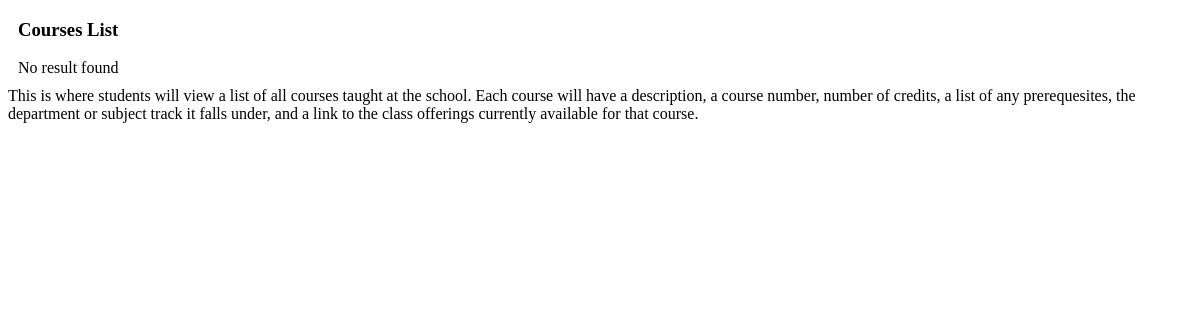
Before: /courses_student.php with the older database file.
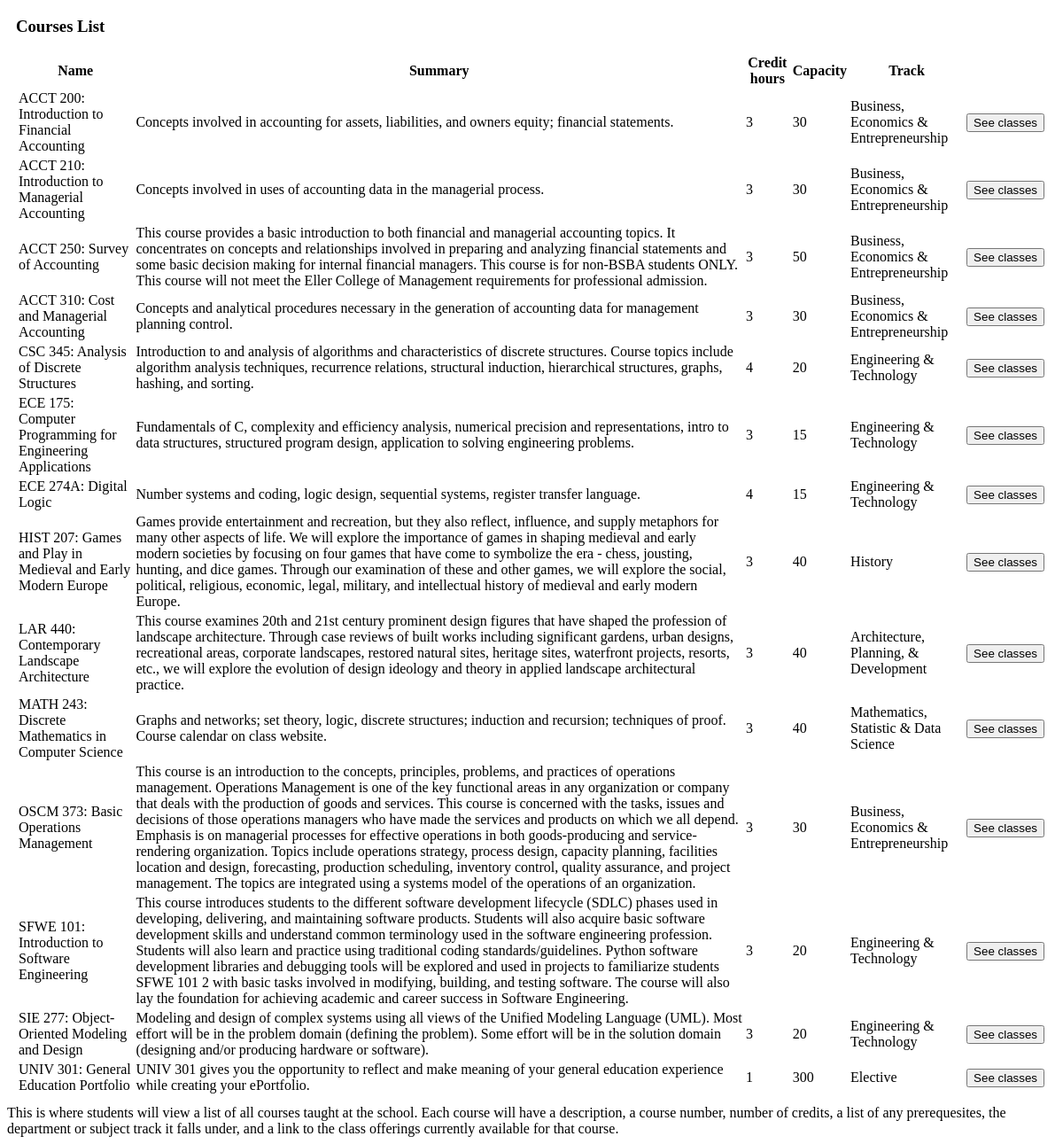
After: the same page with the newer database file.
### tables this page shows
CREATE TABLE `courses` (
  `course_id` varchar(10) NOT NULL,
  `course_name` varchar(100) NOT NULL,
  `summary` varchar(1000) DEFAULT NULL,
  `credits` int(11) NOT NULL,
  `track_id` int(11) NOT NULL,
  `prerequesites` tinyint(1) DEFAULT NULL,
  `default_max_capacity` int(11) DEFAULT NULL
);

CREATE TABLE `subject_tracks` (
  `track_id` int(11) NOT NULL,
  `track_name` varchar(45) NOT NULL
);

### courses_student.php (the view, shortened to what this page needs)
<!DOCTYPE html>
<html lang="en">
<head>
</head>
<body>
    <div class="bs-example">
            <div class="row">
                <div class="col-md-12">
                    <div class="page-header clearfix">
                        <h3 class="pull-left">Courses List</h3>
                    </div>
                    <?php
                    include_once 'db.php';
                    $result = mysqli_query($conn,"SELECT * FROM courses INNER JOIN subject_tracks ON courses.track_id=subject_tracks.track_id");
                    ?>
                    <?php
                    if (mysqli_num_rows($result) > 0) {
                    ?>
                      <table class='table table-bordered table-striped'>
                      <th>Name</th>
                        <th>Summary</th>
                        <th>Credit hours</th>
                        <th>Capacity</th>
                        <th>Track</th>
                    <?php
                    while($row = mysqli_fetch_array($result)) {
                    ?>
                    <tr>
                        <td><?php
                        $row_course_id = $row["course_id"]; echo $row_course_id; echo ': '; echo $row["course_name"]; ?></td>
                        <td width:1000px><?php echo $row["summary"]; ?></td>
                        <td><?php echo $row["credits"]; ?></td>
                        <td><?php echo $row["default_max_capacity"]; ?></td>
                        <td><?php echo $row["track_name"]; ?></td>
                        <td><form method="POST" action="classes.php"><input type="hidden" name="course_id" value="<?php echo $row_course_id; ?>"><input type="submit" name="search_classes" value="See classes"></form></td>
                    </tr>
                    <?php
                    }
                    ?>
                    </table>
                     <?php
                    }
                    else{
                        echo "No result found";
                    }
                    ?>
                </div>
            </div>
    </div>
<div>
    This is where students will view a list of all courses taught at the school.
    Each course will have a description, a course number, number of credits, a list of any prerequesites, the department or subject track it falls under,
    and a link to the class offerings currently available for that course.
</div>
</body>
</html>

Changed rows visible on the page:
added courses: course_id "ACCT 200", course_name "Introduction to Financial Accounting", summary "Concepts involved in accounting for assets, liabilities, and owners equity; financial statements.", credits "3", default_max_capacity "30", track.track_name "Business, Economics & Entrepreneurship"
added courses: course_id "ACCT 210", course_name "Introduction to Managerial Accounting", summary "Concepts involved in uses of accounting data in the managerial process.", credits "3", default_max_capacity "30", track.track_name "Business, Economics & Entrepreneurship"
added courses: course_id "ACCT 250", course_name "Survey of Accounting", summary "This course provides a basic introduction to both financial and managerial accounting topics. It concentrates on concepts and relationships involved in preparing and analyzing financial statements and some basic decision making for internal financial managers. This course is for non-BSBA students ONLY. This course will not meet the Eller College of Management requirements for professional admission.", credits "3", default_max_capacity "50", track.track_name "Business, Economics & Entrepreneurship"
added courses: course_id "ACCT 310", course_name "Cost and Managerial Accounting", summary "Concepts and analytical procedures necessary in the generation of accounting data for management planning control.", credits "3", default_max_capacity "30", track.track_name "Business, Economics & Entrepreneurship"
added courses: course_id "CSC 345", course_name "Analysis of Discrete Structures", summary "Introduction to and analysis of algorithms and characteristics of discrete structures. Course topics include algorithm analysis techniques, recurrence relations, structural induction, hierarchical structures, graphs, hashing, and sorting.", credits "4", default_max_capacity "20", track.track_name "Engineering & Technology"
added courses: course_id "ECE 175", course_name "Computer Programming for Engineering Applications", summary "Fundamentals of C, complexity and efficiency analysis, numerical precision and representations, intro to data structures, structured program design, application to solving engineering problems.", credits "3", default_max_capacity "15", track.track_name "Engineering & Technology"
added courses: course_id "ECE 274A", course_name "Digital Logic", summary "Number systems and coding, logic design, sequential systems, register transfer language.", credits "4", default_max_capacity "15", track.track_name "Engineering & Technology"
added courses: course_id "HIST 207", course_name "Games and Play in Medieval and Early Modern Europe", summary "Games provide entertainment and recreation, but they also reflect, influence, and supply metaphors for many other aspects of life. We will explore the importance of games in shaping medieval and early modern societies by focusing on four games that have come to symbolize the era - chess, jousting, hunting, and dice games. Through our examination of these and other games, we will explore the social, political, religious, economic, legal, military, and intellectual history of medieval and early modern Europe.", credits "3", default_max_capacity "40", track.track_name "History"
added courses: course_id "LAR 440", course_name "Contemporary Landscape Architecture", summary "This course examines 20th and 21st century prominent design figures that have shaped the profession of landscape architecture. Through case reviews of built works including significant gardens, urban designs, recreational areas, corporate landscapes, restored natural sites, heritage sites, waterfront projects, resorts, etc., we will explore the evolution of design ideology and theory in applied landscape architectural practice.", credits "3", default_max_capacity "40", track.track_name "Architecture, Planning, & Development"
added courses: course_id "MATH 243", course_name "Discrete Mathematics in Computer Science", summary "Graphs and networks; set theory, logic, discrete structures; induction and recursion; techniques of proof. Course calendar on class website.", credits "3", default_max_capacity "40", track.track_name "Mathematics, Statistic & Data Science"
added courses: course_id "OSCM 373", course_name "Basic Operations Management", summary "This course is an introduction to the concepts, principles, problems, and practices of operations management. Operations Management is one of the key functional areas in any organization or company that deals with the production of goods and services. This course is concerned with the tasks, issues and decisions of those operations managers who have made the services and products on which we all depend. Emphasis is on managerial processes for effective operations in both goods-producing and service- rendering organization. Topics include operations strategy, process design, capacity planning, facilities location and design, forecasting, production scheduling, inventory control, quality…", credits "3", default_max_capacity "30", track.track_name "Business, Economics & Entrepreneurship"
added courses: course_id "SFWE 101", course_name "Introduction to Software Engineering", summary "This course introduces students to the different software development lifecycle (SDLC) phases used in developing, delivering, and maintaining software products. Students will also acquire basic software development skills and understand common terminology used in the software engineering profession. Students will also learn and practice using traditional coding standards/guidelines. Python software development libraries and debugging tools will be explored and used in projects to familiarize students SFWE 101 2 with basic tasks involved in modifying, building, and testing software. The course will also lay the foundation for achieving academic and career success in Software Engineering.", credits "3", default_max_capacity "20", track.track_name "Engineering & Technology"
added courses: course_id "SIE 277", course_name "Object-Oriented Modeling and Design", summary "Modeling and design of complex systems using all views of the Unified Modeling Language (UML). Most effort will be in the problem domain (defining the problem). Some effort will be in the solution domain (designing and/or producing hardware or software).", credits "3", default_max_capacity "20", track.track_name "Engineering & Technology"
added courses: course_id "UNIV 301", course_name "General Education Portfolio", summary "UNIV 301 gives you the opportunity to reflect and make meaning of your general education experience while creating your ePortfolio.", credits "1", default_max_capacity "300", track.track_name "Elective"
Other visible differences:
text no longer shown: "No result found"
text now shown: "Name Summary Credit hours Capacity Track"
